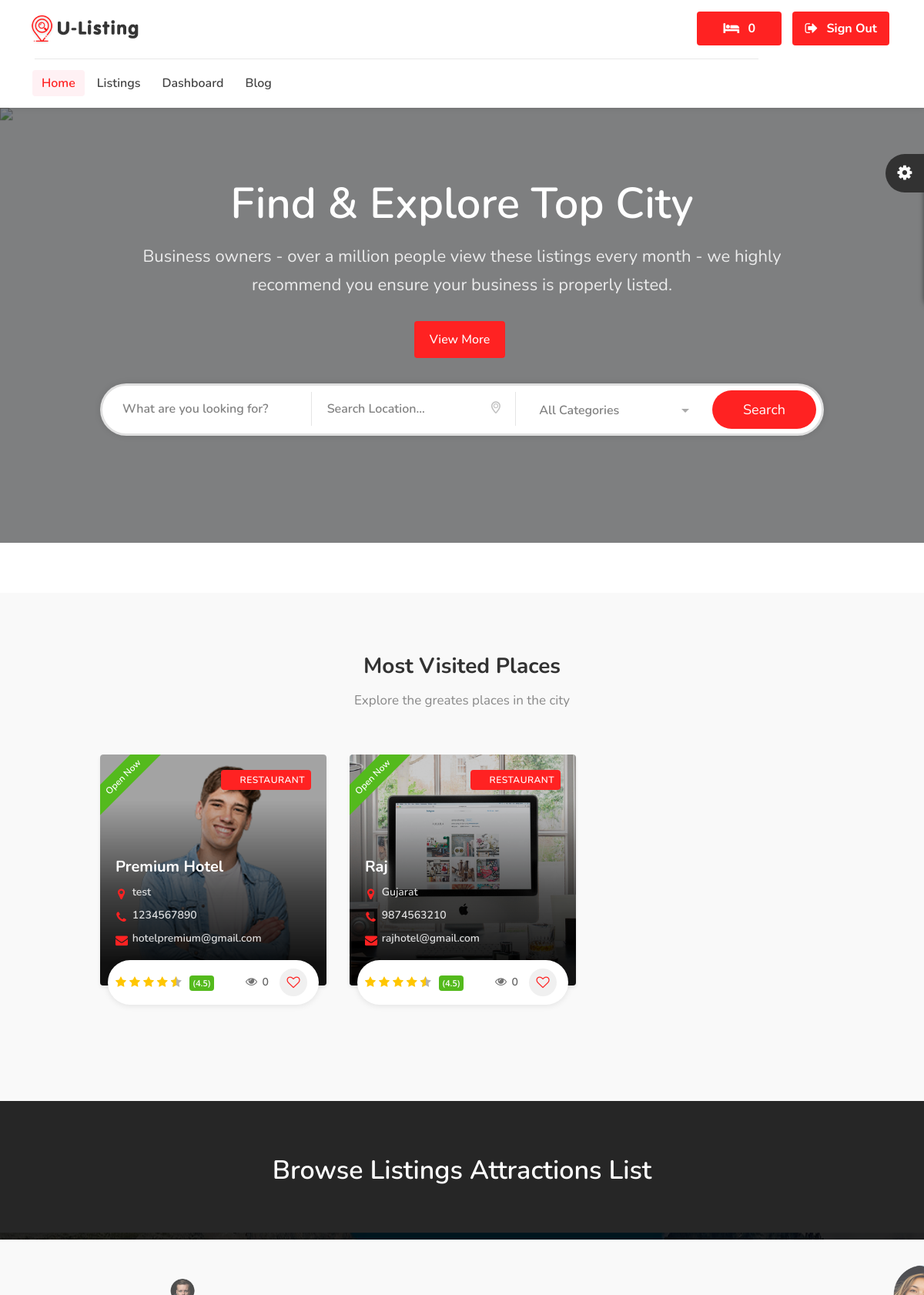
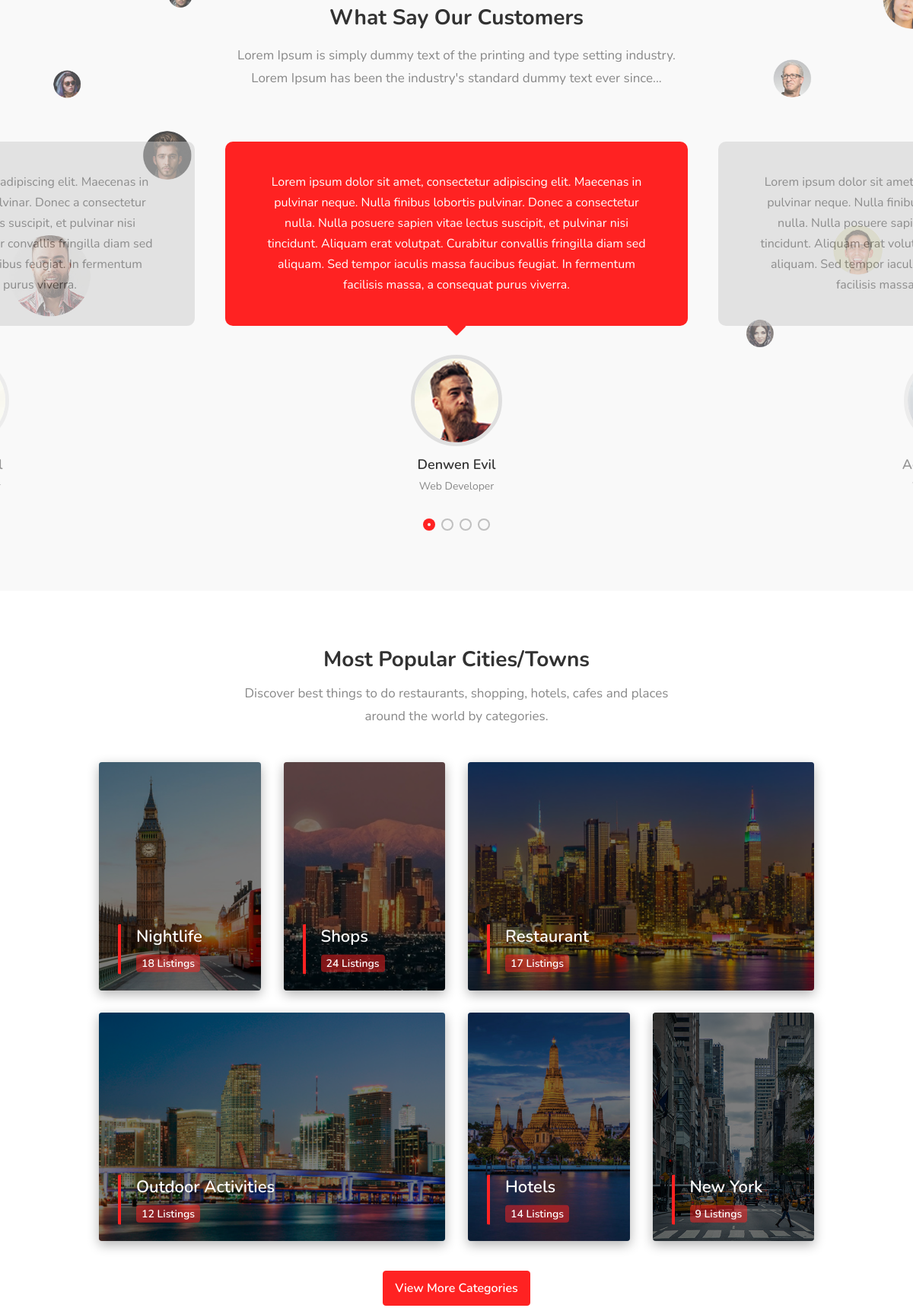
/ (signed in, upper part), run on the app's committed database (2 pictures, top to bottom).
### hotel/models.py (models this page shows, shortened)
class Hotel(models.Model):
    user = models.ForeignKey(User, on_delete=models.SET_NULL, null=True)
    name = models.CharField(max_length=100, null=True, blank=True)
    description = CKEditor5Field(null=True, blank=True, config_name="extends")
    image = models.FileField(upload_to="hotel_gallery")
    address = models.CharField(max_length=200)
    mobile = models.CharField(max_length=200)
    email = models.CharField(max_length=100)
    status = models.CharField(max_length=20, choices=HOTEL_STATUS, default="Live")
    tags = TaggableManager(blank=True)
    views = models.IntegerField(default=0)
    featured = models.BooleanField(default=False)
    hid = ShortUUIDField(unique=True, length=10, max_length=20)
    slug = models.SlugField(unique=True)
    date = models.DateTimeField(auto_now_add=True)
    def hotel_gallery(self):
        return HotelGallery.objects.filter(hotel=self)

### hotel/views.py (the view)
# urls.py: path("", views.index, name="index"),
def index(request):
    hotels = Hotel.objects.filter(status="Live")
    context = {
        "hotels": hotels,
    }
    return render(request, 'hotel/index.html', context)

### templates/hotel/index.html (shortened to what this page needs)
{% extends 'partials/base.html' %}
{% load static %}
{% block content %}
<div id="utf_rev_slider_wrapper" class="rev_slider_wrapper fullwidthbanner-container" data-alias="classicslider1"
    style="margin:0px auto;background-color:transparent;padding:0px;margin-top:0px;margin-bottom:0px;">
    <div id="utf_rev_slider_block" class="rev_slider home fullwidthabanner" style="display:none;" data-version="5.0.7">
        <ul>
            <li data-index="rs-1" data-transition="fade" data-slotamount="default" data-easein="Power4.easeInOut"
                data-easeout="Power4.easeInOut" data-masterspeed="1000" data-rotate="0" data-fstransition="fade"
                data-fsmasterspeed="800" data-fsslotamount="7" data-saveperformance="off">
                <div class="container main_inner_search_block margin-top-100">
                    <div class="main_input_search_part">
                        <div class="main_input_search_part_item">
                            <input type="text" placeholder="What are you looking for?" value="" />
                        </div>
                        <div class="main_input_search_part_item location">
                            <input type="text" placeholder="Search Location..." value="" />
                            <a href="#"><i class="sl sl-icon-location"></i></a>
                        </div>
                        <div class="main_input_search_part_item intro-search-field">
                        </div>
                        <button class="button" onclick="window.location.">Search</button>
                    </div>
                </div>
                <div class="tp-caption centered utf_custom_caption tp-shape tp-shapewrapper tp-resizeme rs-parallaxlevel-0"
                    id="utf_slide_layer_item_one" data-x="['center','center','center','center']" data-hoffset="['0']"
                    data-y="['70','30','20','0']" data-voffset="['0']" data-width="['900','620', 640','420','320']"
                    data-height="auto" data-whitespace="nowrap" data-transform_idle="o:1;"
                    data-transform_in="y:0;opacity:0;s:1000;e:Power2.easeOutExpo;s:400;e:Power2.easeOutExpo"
                    data-transform_out="" data-mask_in="x:0px;y:[20%];s:inherit;e:inherit;"
                    data-mask_out="x:inherit;y:inherit;s:inherit;e:inherit;" data-start="1000"
                    data-responsive_offset="on">
                    <div class="utf_item_title margin-bottom-15" id="utf_slide_layer_detail_one"
                        data-x="['center','center','center','center']" data-hoffset="['0','0','0','0']"
                        data-y="['20','20','20','20']" data-voffset="['-40','-40','-20','-80']"
                        data-fontsize="['56','46','30','34','22']" data-lineheight="['70','60','34','30','25']"
                        data-width="['960','620', 640','420','320']" data-height="none" data-whitespace="normal"
                        data-transform_idle="o:1;"
                        data-transform_in="y:-50px;sX:2;sY:2;opacity:0;s:1000;e:Power4.easeOut;"
                        data-transform_out="opacity:0;s:300;" data-start="600" data-splitin="none" data-splitout="none"
                        data-basealign="slide" data-responsive_offset="off" data-responsive="off"
                        style="z-index:6;color:#fff;letter-spacing:0px;font-weight:600;">Find & Explore Top City</div>
                    <div class="utf_rev_description_text">Business owners - over a million people view these listings
                        every month - we highly recommend you ensure your business is properly listed.</div>
                    <a href="#" class="button medium">View More</a>
                </div>
            </li>
        </ul>
    </div>
</div>
<section class="fullwidth_block margin-top-65 padding-top-75 padding-bottom-70" data-background-color="#f9f9f9">
    <div class="container">
        <div class="row slick_carousel_slider">
            <div class="col-md-12">
                <h3 class="headline_part centered margin-bottom-45"> Most Visited Places <span>Explore the greates
                        places in the city</span> </h3>
            </div>
            <div class="row">
                <div class="col-md-12">
                    <div class="simple_slick_carousel_block utf_dots_nav">
                        {% for hotel in hotels %}
                        <div class="utf_carousel_item"> <a href="{% url 'hotel:hotel-detail' hotel.slug %}"
                                class="utf_listing_item-container compact">
                                <div class="utf_listing_item"> <img src="{{hotel.image.url}}"
                                        alt=""> <span class="tag"><i class="im im-icon-Chef-Hat"></i> Restaurant</span>
                                    <span class="utf_open_now">Open Now</span>
                                    <div class="utf_listing_item_content">
                                        <h3>{{hotel.name}}</h3>
                                        <span><i class="fa fa-map-marker"></i> {{hotel.address}}</span>
                                        <span><i class="fa fa-phone"></i> {{hotel.mobile}}</span>
                                        <span><i class="fa fa-envelope"></i> {{hotel.email}}</span>
                                    </div>
                                </div>
                                <div class="utf_star_rating_section" data-rating="4.5">
                                    <div class="utf_counter_star_rating">(4.5)</div>
                                    <span class="utf_view_count"><i class="fa fa-eye"></i> {{hotel.views}}</span>
                                    <span class="like-icon"></span>
                                </div>
                            </a>
                        </div>
                        {% endfor %}
                    </div>
                </div>
            </div>
        </div>
    </div>
</section>
<a href="listings_grid_full_width.html" class="flip-banner parallax" data-background="{% static 'images/slider-bg-02.jpg' %}"
    data-color="#000" data-color-opacity="0.85" data-img-width="2500" data-img-height="1666">
    <div class="flip-banner-content">
        <h2 class="flip-visible">Browse Listings Attractions List</h2>
    </div>
</a>
<section class="utf_testimonial_part fullwidth_block padding-top-75 padding-bottom-75">
    <div class="container">
        <div class="row">
            <div class="col-md-8 col-md-offset-2">
                <h3 class="headline_part centered">What Say Our Customers <span class="margin-top-15">Lorem Ipsum is
                        simply dummy text of the printing and type setting industry. Lorem Ipsum has been the industry's
                        standard dummy text ever since...</span> </h3>
            </div>
        </div>
    </div>
    <div class="fullwidth_carousel_container_block margin-top-20">
        <div class="utf_testimonial_carousel testimonials">
            <div class="utf_carousel_review_part">
                <div class="utf_testimonial_box">
                    <div class="testimonial">Lorem ipsum dolor sit amet, consectetur adipiscing elit. Maecenas in
                        pulvinar neque. Nulla finibus lobortis pulvinar. Donec a consectetur nulla. Nulla posuere sapien
                        vitae lectus suscipit, et pulvinar nisi tincidunt. Aliquam erat volutpat. Curabitur convallis
                        fringilla diam sed aliquam. Sed tempor iaculis massa faucibus feugiat. In fermentum facilisis
                        massa, a consequat purus viverra.</div>
                </div>
                <div class="utf_testimonial_author"> <img src="{% static 'images/happy-client-01.jpg' %}" alt="">
                    <h4>Denwen Evil <span>Web Developer</span></h4>
                </div>
            </div>
            <div class="utf_carousel_review_part">
                <div class="utf_testimonial_box">
                    <div class="testimonial">Lorem ipsum dolor sit amet, consectetur adipiscing elit. Maecenas in
                        pulvinar neque. Nulla finibus lobortis pulvinar. Donec a consectetur nulla. Nulla posuere sapien
                        vitae lectus suscipit, et pulvinar nisi tincidunt. Aliquam erat volutpat. Curabitur convallis
                        fringilla diam sed aliquam. Sed tempor iaculis massa faucibus feugiat. In fermentum facilisis
                        massa, a consequat purus viverra.</div>
                </div>
                <div class="utf_testimonial_author"> <img src="{% static 'images/happy-client-02.jpg' %}" alt="">
                    <h4>Adam Alloriam <span>Web Developer</span></h4>
                </div>
            </div>
            <div class="utf_carousel_review_part">
                <div class="utf_testimonial_box">
                    <div class="testimonial">Lorem ipsum dolor sit amet, consectetur adipiscing elit. Maecenas in
                        pulvinar neque. Nulla finibus lobortis pulvinar. Donec a consectetur nulla. Nulla posuere sapien
                        vitae lectus suscipit, et pulvinar nisi tincidunt. Aliquam erat volutpat. Curabitur convallis
                        fringilla diam sed aliquam. Sed tempor iaculis massa faucibus feugiat. In fermentum facilisis
                        massa, a consequat purus viverra.</div>
                </div>
                <div class="utf_testimonial_author"> <img src="{% static 'images/happy-client-01.jpg' %}" alt="">
                    <h4>Denwen Evil <span>Web Developer</span></h4>
                </div>
            </div>
        </div>
    </div>
</section>
<div class="container padding-bottom-70">
    <div class="row">
        <div class="col-md-12">
            <h3 class="headline_part centered margin-bottom-35 margin-top-70">Most Popular Cities/Towns <span>Discover
                    best things to do restaurants, shopping, hotels, cafes and places<br>around the world by
                    categories.</span></h3>
        </div>
        <div class="col-md-3 col-sm-6 col-xs-12">
            <a href="listings_list_with_sidebar.html" class="img-box"
                data-background-image="{% static 'images/popular-location-01.jpg' %}">
                <div class="utf_img_content_box visible">
                    <h4>Nightlife </h4>
                    <span>18 Listings</span>
                </div>
            </a>
        </div>
        <div class="col-md-3 col-sm-6 col-xs-12">
            <a href="listings_list_with_sidebar.html" class="img-box"
                data-background-image="{% static 'images/popular-location-02.jpg' %}">
                <div class="utf_img_content_box visible">
                    <h4>Shops</h4>
                    <span>24 Listings</span>
                </div>
            </a>
        </div>
        <div class="col-md-6 col-sm-6 col-xs-12">
            <a href="listings_list_with_sidebar.html" class="img-box"
                data-background-image="{% static 'images/popular-location-03.jpg' %}">
                <div class="utf_img_content_box visible">
                    <h4>Restaurant</h4>
                    <span>17 Listings</span>
                </div>
            </a>
        </div>
        <div class="col-md-6 col-sm-6 col-xs-12">
            <a href="listings_list_with_sidebar.html" class="img-box"
                data-background-image="{% static 'images/popular-location-04.jpg' %}">
                <div class="utf_img_content_box visible">
                    <h4>Outdoor Activities</h4>
                    <span>12 Listings</span>
                </div>
            </a>
        </div>
        <div class="col-md-3 col-sm-6 col-xs-12">
            <a href="listings_list_with_sidebar.html" class="img-box"
                data-background-image="{% static 'images/popular-location-05.jpg' %}">
                <div class="utf_img_content_box visible">
                    <h4>Hotels</h4>
                    <span>14 Listings</span>
                </div>
            </a>
        </div>
        <div class="col-md-3 col-sm-6 col-xs-12">
            <a href="listings_list_with_sidebar.html" class="img-box"
                data-background-image="{% static 'images/popular-location-06.jpg' %}">
                <div class="utf_img_content_box visible">
                    <h4>New York</h4>
                    <span>9 Listings</span>
                </div>
            </a>
        </div>
        <div class="col-md-12 centered_content"> <a href="#" class="button border margin-top-20">View More
                Categories</a> </div>
    </div>
</div>
{% endblock content %}

### data on the page
Hotel: image (picture), name "Premium Hotel", address "test", mobile "1234567890", email "hotelpremium@gmail.com", views "0"
Hotel: image (picture), name "Raj", address "Gujarat", mobile "9874563210", email "rajhotel@gmail.com", views "0"

### other printed values
{{ request.session.selection_data_obj|length }} "0"
